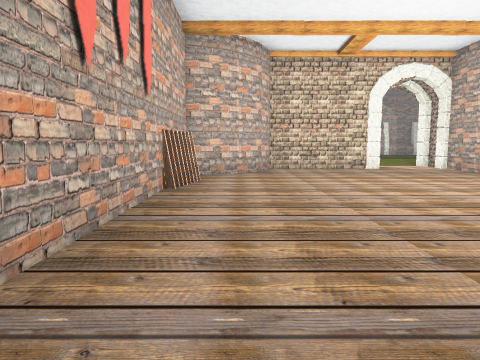
view 1 (above)

24 first-person views from a walk through a Unity game level. The camera is 1.4 m above the floor, tilts 6° down and sees 70° across. The floor is counted in squares, 2 m on a side. Each view is taken from the middle of a square. On the plan, view 1 faces up. The plan holds only what a view shows up to about 11 squares ahead; the rest is blank. The place goes on beyond the plan. The player character is not drawn. Some surface patterns are stand-ins.

view 2
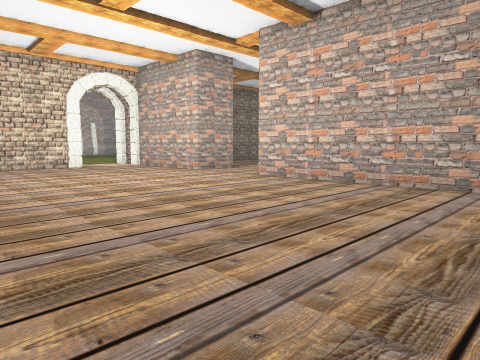

view 3
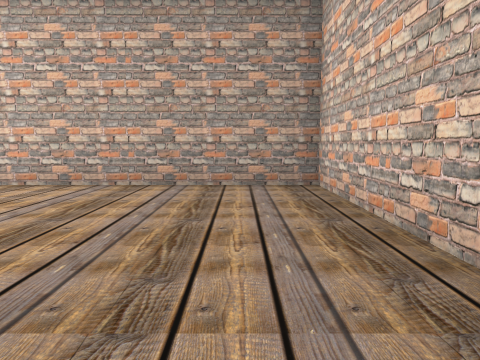

view 4
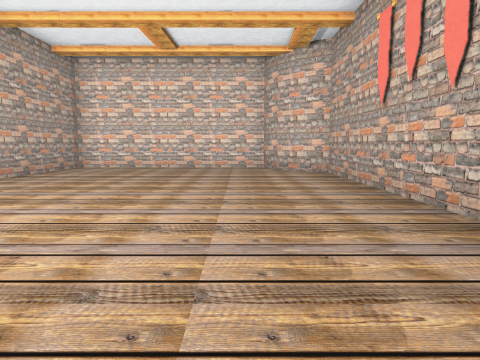

view 5
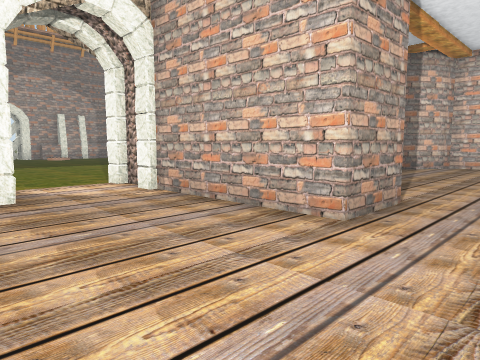

view 6
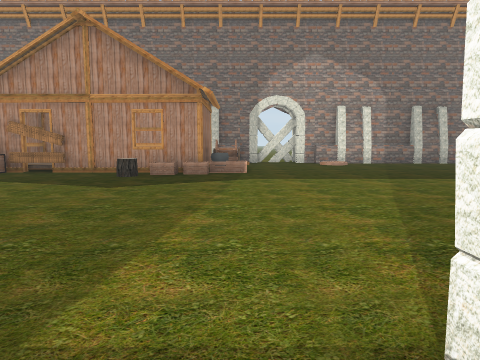

view 7
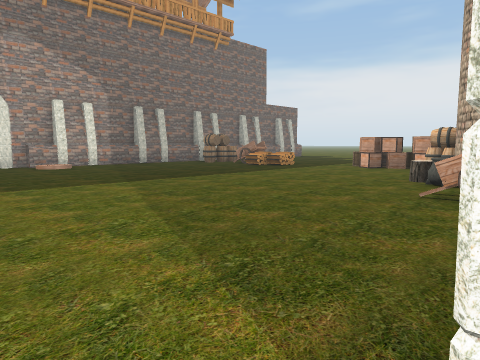

view 8
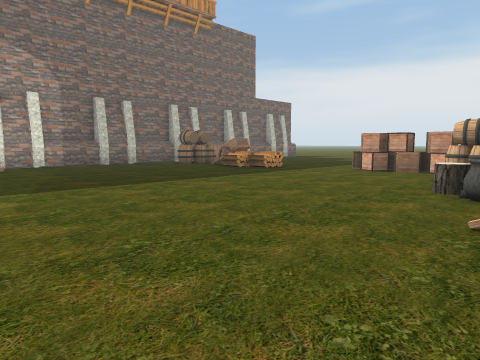

view 9
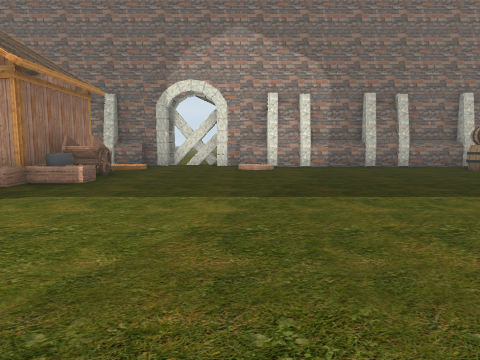

view 10
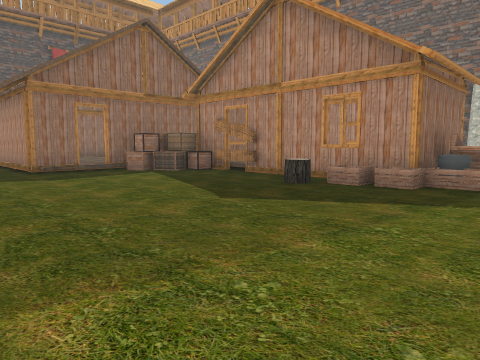

view 11
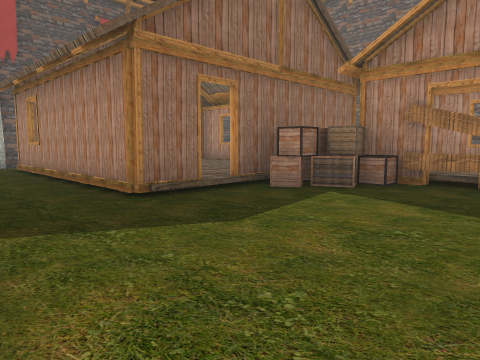

view 12
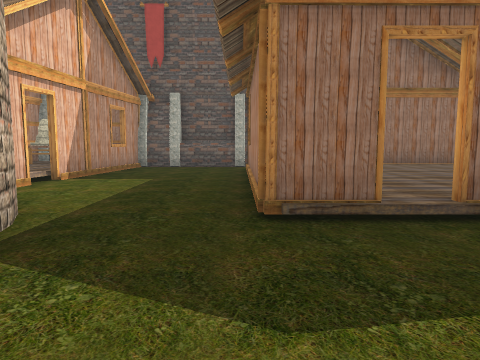

view 13
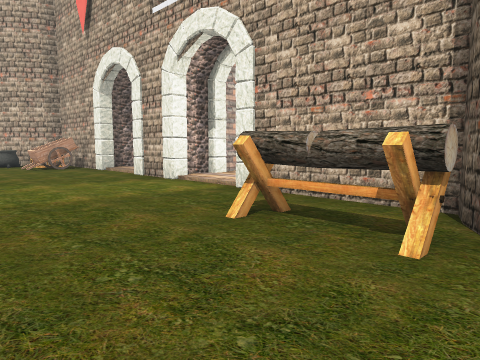

view 14
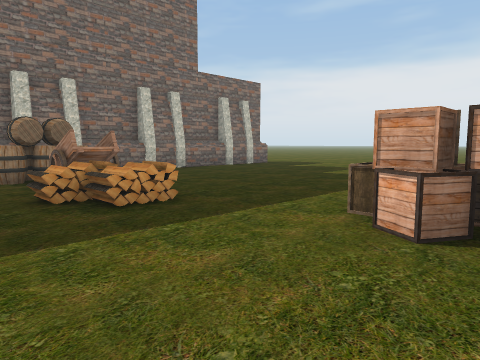

view 15
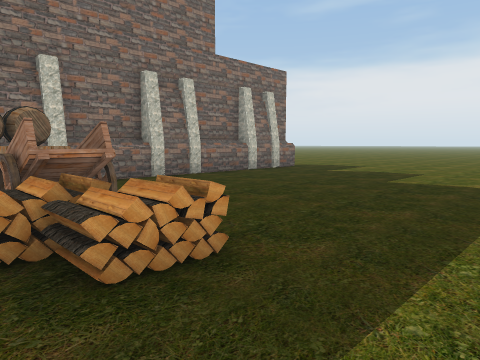

view 16
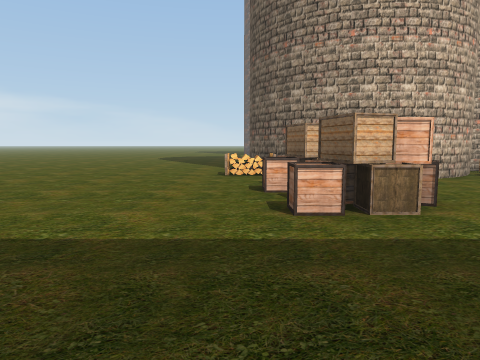

view 17
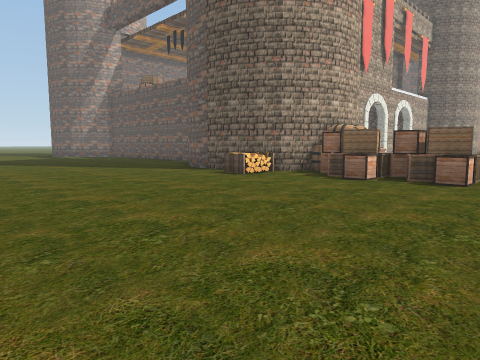

view 18
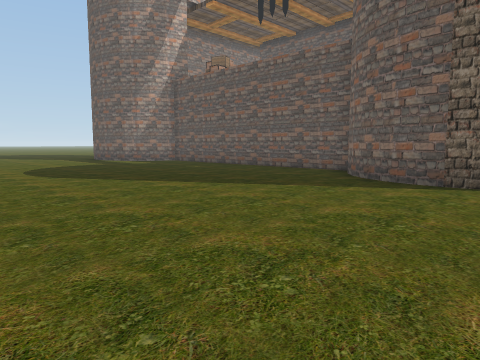

view 19
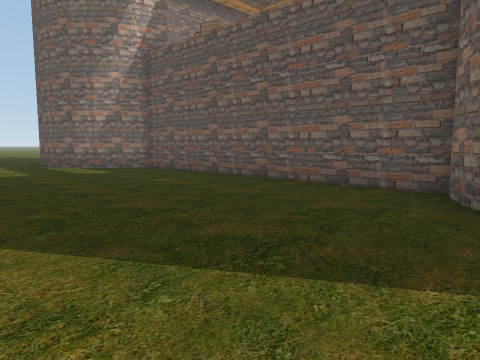

view 20
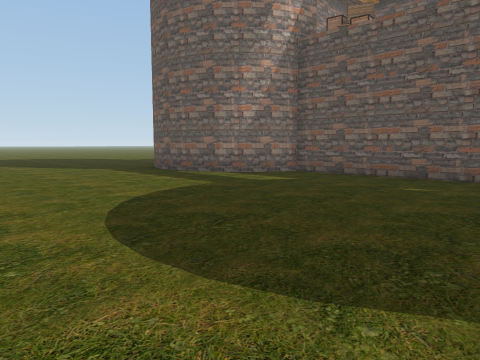

view 21
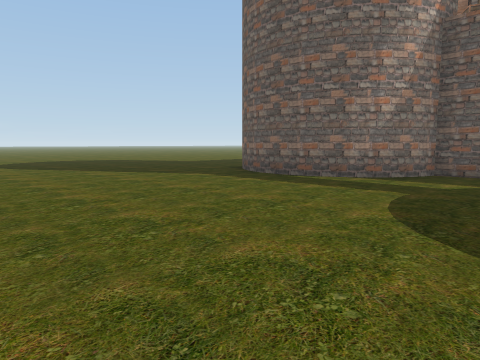

view 22
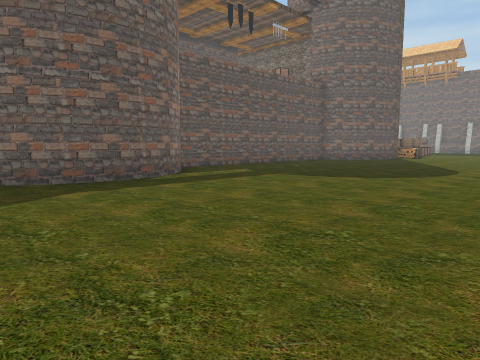

view 23
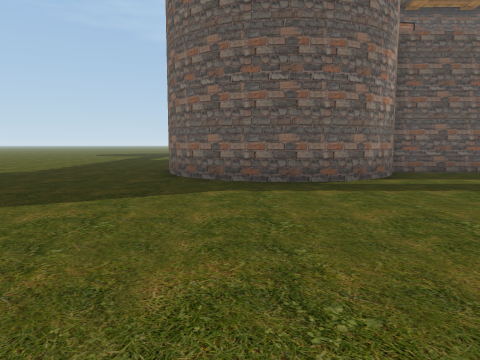

view 24
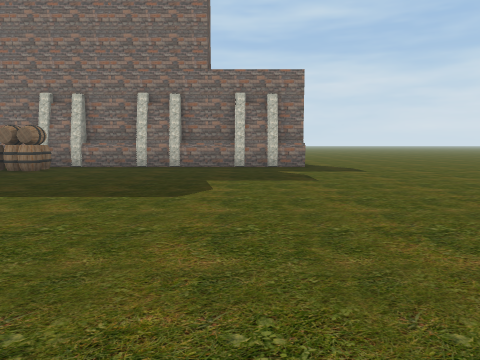

### Floor plan
Key: @ floor where view 1 was taken; # wall or solid block; . main floor; : floor 0.25 m higher than the main floor; + floor 0.5 m higher than the main floor; / step, stairs or slope; R rack; W wagon; H house; B box; P plank; C crate; A barrel; U cauldron; T table; S statue; O other object.
Columns run from 11 left of view 1 to 24 right of it. Each row starts with its distance up from view 1.
 24                ##  ################.
 23                //.........A.........
 22          HHH   H/........AA.........
 21   H     HH     WW.........W.........
 20   H     HH++   O..........W.........
 19   H     BBP...CCC........OO.........
 18   H     BB...O......................
 17   H     /...........................
 16   H     H..................BB.......
 15 #.HHHHHHH..................BB.......
 14 #.........................AAB......
 13 #.......   ............U.OAA.......
 12 #HHH...     OO........WUO   OO......
 11 #   HHH     ###O/OO/O###    O.......
 10 #TS         ###O:#  O       O.......
  9 #TT        O:::::#      O   O.......
  8           #::::::#    :::O#O.......
  7           :::::::# :::::::#........
  6           R::::::::::::   #........
  5          #:::::::::       #........
  4          #:::::::#        #........
  3           :::::::#        #........
  2          #:::::::#        #.........
  1          #:::::::         #.........
  0          #:@:::::#        #.........
 -1          ##::::::#         OO.......
 -2            O:::::#          O......
 -3             ######          O.......
 -4                              .......
 -5                              .......
 -6                             ........

Where each view was taken, in squares from view 1:
view 1: 0 up, 0 right, facing up
view 2: 1 down, 0 right, facing up-right
view 3: 1 down, 0 right, facing right
view 4: 8 up, 1 right, facing down
view 5: 5 up, 3 right, facing up-right
view 6: 10 up, 5 right, facing up
view 7: 11 up, 5 right, facing up-right
view 8: 12 up, 7 right, facing up-right
view 9: 13 up, 8 right, facing up
view 10: 13 up, 6 right, facing up-left
view 11: 13 up, 1 right, facing up-left
view 12: 15 up, 0 right, facing left
view 13: 15 up, 0 right, facing down-right
view 14: 15 up, 13 right, facing up-right
view 15: 17 up, 14 right, facing up-right
view 16: 20 up, 18 right, facing down
view 17: 18 up, 24 right, facing down-left
view 18: 12 up, 24 right, facing down-left
view 19: 9 up, 21 right, facing down-left
view 20: 5 up, 23 right, facing down-left
view 21: 2 up, 24 right, facing down-left
view 22: 6 down, 24 right, facing up-left
view 23: 4 down, 24 right, facing left
view 24: 13 up, 21 right, facing up
